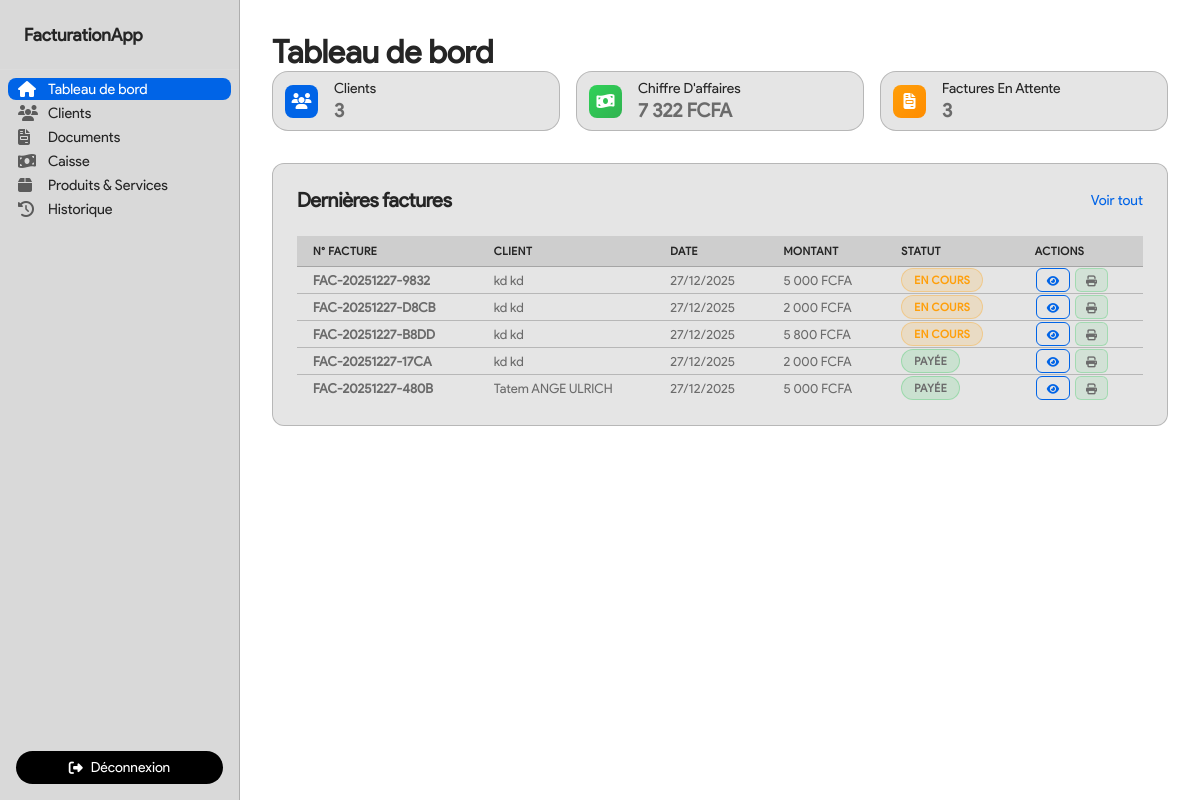
Screenshot of /dashboard.php (signed in) with the database file from the repository.
### tables this page shows
CREATE TABLE `DOCUMENT` (
  `id_document` int(11) NOT NULL,
  `numero_d` varchar(50) NOT NULL,
  `date_creation` datetime NOT NULL DEFAULT current_timestamp(),
  `montant_total` decimal(14,2) NOT NULL DEFAULT 0.00,
  `status` enum('EN_COURS','PAYE','IMPAYE') NOT NULL DEFAULT 'EN_COURS',
  `reference_doc` varchar(255) DEFAULT NULL,
  `id_client` int(11) NOT NULL
);

CREATE TABLE `CLIENT` (
  `id` int(11) NOT NULL,
  `nom` varchar(50) NOT NULL,
  `prenom` varchar(50) DEFAULT NULL,
  `numero_telephone` varchar(20) DEFAULT NULL,
  `email` varchar(100) DEFAULT NULL,
  `solde` decimal(12,2) NOT NULL DEFAULT 0.00,
  `dette` decimal(12,2) NOT NULL DEFAULT 0.00
);

### dashboard.php (the view, shortened to what this page needs)
<?php
$database = new Database();
$db = $database->conn;
$sqlClient = "SELECT COUNT(*) as total FROM CLIENT";
$resClient = mysqli_query($db, $sqlClient);
$nbClients = mysqli_fetch_assoc($resClient)['total'];
$sqlDoc = "SELECT COUNT(*) as total FROM DOCUMENT WHERE status != 'PAYE'";
$resDoc = mysqli_query($db, $sqlDoc);
$nbFacturesAttente = mysqli_fetch_assoc($resDoc)['total'];
$sqlCA = "SELECT SUM(montant) as total FROM REGLEMENT";
$resCA = mysqli_query($db, $sqlCA);
$caTotal = mysqli_fetch_assoc($resCA)['total'] ?? 0;
$sqlLastDocs = "SELECT d.numero_d, d.date_creation, d.montant_total, d.status, c.nom, c.prenom
                FROM DOCUMENT d
                JOIN CLIENT c ON d.id_client = c.id
                ORDER BY d.date_creation DESC LIMIT 5";
$resLastDocs = mysqli_query($db, $sqlLastDocs);
?>
<!DOCTYPE html>
<html lang="fr">
<head>
    <link rel="stylesheet" href="https://cdnjs.cloudflare.com/ajax/libs/font-awesome/6.4.0/css/all.min.css">
    <link rel="stylesheet" href="./assets/css/variableCSS.css">
    <link rel="stylesheet" href="./assets/css/dashboard.css">
    <link rel="stylesheet" href="./assets/css/form.css">
    <link rel="stylesheet" href="./assets/css/documents.css">
    <link rel="stylesheet" href="./assets/css/caisse.css">
    <link rel="stylesheet" href="./assets/css/services.css">
</head>
<body>
    <div class="app-container">
        <nav class="sidebar">
            <div class="sidebar-header">
                <h2>FacturationApp</h2>
            </div>
            <?php
            $currentPage = $_GET['page'] ?? 'home';
            ?>
            <ul class="menu">
                <li class="<?php echo ($currentPage == 'home') ? 'active' : ''; ?>">
                    <a href="dashboard.php?page=home"><i class="fa fa-home"></i> Tableau de bord</a>
                </li>
                <li class="<?php echo ($currentPage == 'clients') ? 'active' : ''; ?>">
                    <a href="dashboard.php?page=clients"><i class="fa fa-users"></i> Clients</a>
                </li>
                <li class="<?php echo ($currentPage == 'documents') ? 'active' : ''; ?>">
                    <a href="dashboard.php?page=documents"><i class="fa fa-file-invoice"></i> Documents</a>
                </li>
                <li class="<?php echo ($currentPage == 'reglements') ? 'active' : ''; ?>">
                    <a href="dashboard.php?page=reglements"><i class="fa fa-money-bill-wave"></i> Caisse</a>
                </li>
                <li class="<?php echo ($currentPage == 'services') ? 'active' : ''; ?>">
                    <a href="dashboard.php?page=services"><i class="fa fa-box"></i> Produits & Services</a>
                </li>
                <li class="<?php echo ($currentPage == 'historique') ? 'active' : ''; ?>">
                    <a href="dashboard.php?page=historique"><i class="fa fa-history"></i> Historique</a>
                </li>
            </ul>
            <div class="sidebar-footer">
                <a href="./assets/php/logout.php" class="btn-logout">
                    <i class="fa fa-sign-out-alt"></i> Déconnexion
                </a>
            </div>
        </nav>
        <main class="main-content">
            <?php
        $page = isset($_GET['page']) ? $_GET['page'] : 'home';
        switch ($page) {
            case 'home':
            default:
        ?>
            <h1>Tableau de bord</h1>
            <div class="stats-grid">
                <div class="card">
                    <div class="stat-card">
                        <div class="stat-icon client-color">
                            <i class="fa fa-users"></i>
                        </div>
                        <div class="stat-details">
                            <h3>Clients</h3>
                            <p class="number"><?php echo $nbClients; ?></p>
                        </div>
                    </div>
                </div>
                <div class="card">
                    <div class="stat-card">
                        <div class="stat-icon money-color">
                            <i class="fa fa-money-bill-wave"></i>
                        </div>
                        <div class="stat-details">
                            <h3>Chiffre d'affaires</h3>
                            <p class="number"><?php echo number_format($caTotal, 0, ',', ' '); ?> FCFA</p>
                        </div>
                    </div>
                </div>
                <div class="card">
                    <div class="stat-card">
                        <div class="stat-icon invoice-color">
                            <i class="fa fa-file-invoice"></i>
                        </div>
                        <div class="stat-details">
                            <h3>Factures en attente</h3>
                            <p class="number"><?php echo $nbFacturesAttente; ?></p>
                        </div>
                    </div>
                </div>
            </div>
            <div class="recent-transactions">
                <div class="section-header">
                    <h2>Dernières factures</h2>
                    <a href="dashboard.php?page=documents" class="view-all">Voir tout</a>
                </div>
                <?php if (mysqli_num_rows($resLastDocs) > 0): ?>
                    <div class="table-responsive">
                        <table>
                            <thead>
                                <tr>
                                    <th>N° Facture</th>
                                    <th>Client</th>
                                    <th>Date</th>
                                    <th>Montant</th>
                                    <th>Statut</th>
                                    <th>Actions</th>
                                </tr>
                            </thead>
                            <tbody>
                                <?php while ($doc = mysqli_fetch_assoc($resLastDocs)): ?>
                                <tr>
                                    <td><strong><?php echo htmlspecialchars($doc['numero_d']); ?></strong></td>
                                    <td><?php echo htmlspecialchars($doc['nom'] . ' ' . $doc['prenom']); ?></td>
                                    <td><?php echo date('d/m/Y', strtotime($doc['date_creation'])); ?></td>
                                    <td><?php echo number_format($doc['montant_total'], 0, ',', ' '); ?> FCFA</td>
                                    <td>
                                        <?php
                                        $statusClass = strtolower($doc['status']);
                                        $statusLabel = $doc['status'];
                                        if ($doc['status'] === 'PAYE') {
                                            $statusClass = 'payee';
                                            $statusLabel = 'Payée';
                                        } elseif ($doc['status'] === 'EN_COURS') {
                                            $statusClass = 'en_attente';
                                            $statusLabel = 'En cours';
                                        } elseif ($doc['status'] === 'IMPAYE') {
                                            $statusClass = 'annulee';
                                            $statusLabel = 'Impayée';
                                        }
                                        ?>
                                        <span class="status-badge <?php echo $statusClass; ?>">
                                            <?php echo $statusLabel; ?>
                                        </span>
                                    </td>
                                    <td>
                                        <button class="btn-small view" onclick="alert('Voir facture')">
                                            <i class="fa fa-eye"></i>
                                        </button>
                                        <button class="btn-small print" onclick="alert('Imprimer')">
                                            <i class="fa fa-print"></i>
                                        </button>
                                    </td>
                                </tr>
                                <?php endwhile; ?>
                            </tbody>
                        </table>
                    </div>
                <?php else: ?>
                    <p style="text-align: center; color: var(--label-second); padding: 2rem;">Aucune facture pour le moment.</p>
                <?php endif; ?>
            </div>
            <?php
                break;
                }
            ?>
        </main>
    </div>
</body>
</html>

### assets/css/variableCSS.css (style rules this page uses)
:root { --first-color: rgb(0, 100, 231); --first-text-color: #3367d1; --second-color: #e94343; --accent-color: #4cdb94; --background: #000000; --btn-bg: white; --btn-color: black; --body-bg: rgba(0, 0, 0, 0.9); --label: #ffffff; --background-light: rgba(255, 255, 255, 0.05); --background-dark: rgba(255, 255, 255, 0.1); --border-color: rgba(255, 255, 255, 0.1); --border: 1px solid var(--border-color); --black: black; --white: white; --background-reverse: #ffffff; --label-reverse: #000000; --background-light-reverse: rgba(0, 0, 0, 0.05); --background-dark-reverse: rgba(0, 0, 0, 0.1); --border-color-reverse: rgba(0, 0, 0, 0.1); --border-reverse: 1px solid var(--border-color-reverse); --font-main: f, "SF Pro rounded", system-ui, sans-serif; --label-second: #9b9b9b; --label-tertiary: #bbbbbb; --font-size-small: 0.875rem; --font-size-base: 1rem; --font-size-large: 1.25rem; --font-title: clamp(1.5rem, 3vw, 3rem); --shadow-light: 0 2px 8px rgba(0, 0, 0, 0.2); --shadow-strong: 0 4px 20px rgba(0, 0, 0, 0.4); --shadow-light-reverse: 0 2px 8px rgba(0, 0, 0, 0.1); --shadow-strong-reverse: 0 4px 20px rgba(0, 0, 0, 0.2); --transition-fast: 0.2s ease; --transition-slow: 0.5s ease; --container-width: 1200px; --spacing-xs: 0.25rem; --spacing-sm: 0.5rem; --spacing-md: 1rem; --spacing-lg: 2rem; --spacing-xl: 4rem; --btn-padding: 0.75rem 1.5rem; --btn-radius: 0.375rem; --border-radius: 0.5rem; --success-color: #2edd86; --error-color: #e94545; --on-success: #000000; --on-error: #ffffff; --t: 0.3s; }
@media (prefers-color-scheme: light) { :root { --background: #ffffff; --body-bg: rgba(255, 255, 255, 0.9); --label: #252525; --label-second: #6b6b6b; --background-light: rgba(0, 0, 0, 0.1); --background-dark: rgba(0, 0, 0, 0.15); --border-color: rgba(0, 0, 0, .2); --box-shadow-input: 0 0 10px #fff; --border: 1px solid var(--border-color); --shadow-light: 0 2px 8px rgba(0, 0, 0, 0.1); --shadow-strong: 0 4px 20px rgba(0, 0, 0, 0.2); --background-reverse: #000000; --label-reverse: #ffffff; --background-light-reverse: rgba(255, 255, 255, 0.05); --background-dark-reverse: rgba(0, 0, 0, 0.1); --border-color-reverse: rgba(255, 255, 255, 0.1); --border-reverse: 1px solid var(--border-color-reverse); --shadow-light-reverse: 0 2px 8px rgba(0, 0, 0, 0.2); --shadow-strong-reverse: 0 4px 20px rgba(0, 0, 0, 0.4); --btn-bg: black; --btn-color: white; } }
* { margin: 0; padding: 0; box-sizing: border-box; font-family: var(--font-main); color: currentColor; }
body { background-color: var(--background); color: var(--label); }

### assets/css/documents.css (style rules this page uses)
.status-badge { display: inline-block; padding: 4px 12px; border-radius: 20px; font-size: 11px; font-weight: 600; text-transform: uppercase; letter-spacing: 0.5px; }
.status-badge.payee, .status-badge.PAYE { background: rgba(52, 199, 89, 0.15); color: var(--success); border: 1px solid rgba(52, 199, 89, 0.3); }
.status-badge.en_attente, .status-badge.EN_COURS { background: rgba(255, 159, 10, 0.15); color: #ff9f0a; border: 1px solid rgba(255, 159, 10, 0.3); }
.btn-small { display: inline-flex; align-items: center; justify-content: center; gap: 6px; height: 24px; padding: 0 10px; border-radius: var(--btn-radius); border: 1px solid var(--border-color); background: var(--background-light); color: var(--label); font-size: 11px; margin: 1px; font-weight: 500; cursor: pointer; transition: all 0.2s ease; }
.btn-small.view { background: transparent; border-color: var(--first-color); color: var(--first-color); }
.btn-small.print { background: rgba(52, 199, 89, 0.1); border-color: rgba(52, 199, 89, 0.3); color: var(--success); }

### rows the page displays
document: numero_d "FAC-20251227-9832", id_client.prenom "kd kd", date_creation "27/12/2025", montant_total "5 000", status "EN COURS"
document: numero_d "FAC-20251227-D8CB", id_client.prenom "kd kd", date_creation "27/12/2025", montant_total "2 000", status "EN COURS"
document: numero_d "FAC-20251227-B8DD", id_client.prenom "kd kd", date_creation "27/12/2025", montant_total "5 800", status "EN COURS"
document: numero_d "FAC-20251227-17CA", id_client.prenom "kd kd", date_creation "27/12/2025", montant_total "2 000", status "PAYÉE"
document: numero_d "FAC-20251227-480B", id_client.prenom "Tatem ANGE ULRICH", date_creation "27/12/2025", montant_total "5 000", status "PAYÉE"

### other values shown
$nbClients "3"
$caTotal "7 322"
$nbFacturesAttente "3"
